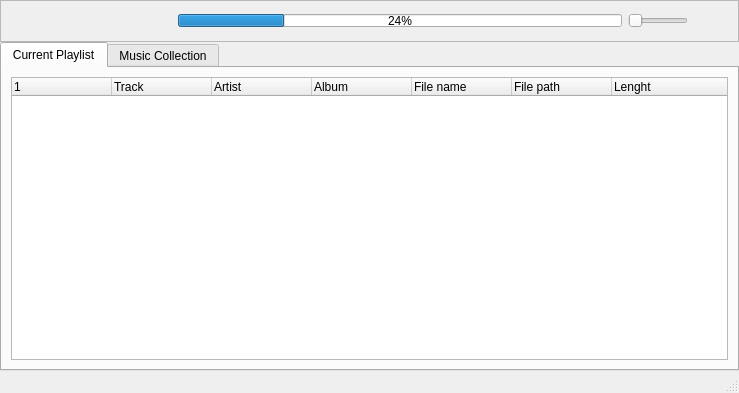
<?xml version="1.0" encoding="UTF-8"?>
<ui version="4.0">
 <class>MainWindow</class>
 <widget class="QMainWindow" name="MainWindow">
  <property name="geometry">
   <rect>
    <x>0</x>
    <y>0</y>
    <width>739</width>
    <height>393</height>
   </rect>
  </property>
  <property name="windowTitle">
   <string>MainWindow</string>
  </property>
  <property name="windowIcon">
   <iconset resource="res.qrc">
    <normaloff>:/icons/media-playback-start.png</normaloff>:/icons/media-playback-start.png</iconset>
  </property>
  <property name="tabShape">
   <enum>QTabWidget::Triangular</enum>
  </property>
  <widget class="QWidget" name="centralwidget">
   <layout class="QVBoxLayout" name="verticalLayout_2">
    <property name="spacing">
     <number>0</number>
    </property>
    <property name="margin">
     <number>0</number>
    </property>
    <item>
     <widget class="QFrame" name="frame">
      <property name="frameShape">
       <enum>QFrame::StyledPanel</enum>
      </property>
      <property name="frameShadow">
       <enum>QFrame::Raised</enum>
      </property>
      <layout class="QHBoxLayout" name="horizontalLayout">
       <property name="leftMargin">
        <number>14</number>
       </property>
       <property name="topMargin">
        <number>2</number>
       </property>
       <property name="rightMargin">
        <number>14</number>
       </property>
       <property name="bottomMargin">
        <number>2</number>
       </property>
       <item>
        <widget class="QPushButton" name="prevBtn">
         <property name="minimumSize">
          <size>
           <width>33</width>
           <height>33</height>
          </size>
         </property>
         <property name="maximumSize">
          <size>
           <width>33</width>
           <height>33</height>
          </size>
         </property>
         <property name="focusPolicy">
          <enum>Qt::NoFocus</enum>
         </property>
         <property name="text">
          <string/>
         </property>
         <property name="icon">
          <iconset resource="res.qrc">
           <normaloff>:/icons/media-seek-backward.png</normaloff>:/icons/media-seek-backward.png</iconset>
         </property>
         <property name="iconSize">
          <size>
           <width>28</width>
           <height>28</height>
          </size>
         </property>
         <property name="flat">
          <bool>true</bool>
         </property>
        </widget>
       </item>
       <item>
        <widget class="QPushButton" name="playBtn">
         <property name="minimumSize">
          <size>
           <width>36</width>
           <height>36</height>
          </size>
         </property>
         <property name="maximumSize">
          <size>
           <width>40</width>
           <height>40</height>
          </size>
         </property>
         <property name="focusPolicy">
          <enum>Qt::NoFocus</enum>
         </property>
         <property name="layoutDirection">
          <enum>Qt::LeftToRight</enum>
         </property>
         <property name="text">
          <string/>
         </property>
         <property name="icon">
          <iconset resource="res.qrc">
           <normaloff>:/icons/media-playback-pause.png</normaloff>
           <normalon>:/icons/media-playback-start.png</normalon>:/icons/media-playback-pause.png</iconset>
         </property>
         <property name="iconSize">
          <size>
           <width>32</width>
           <height>32</height>
          </size>
         </property>
         <property name="autoExclusive">
          <bool>false</bool>
         </property>
         <property name="autoDefault">
          <bool>false</bool>
         </property>
         <property name="default">
          <bool>false</bool>
         </property>
         <property name="flat">
          <bool>true</bool>
         </property>
        </widget>
       </item>
       <item>
        <widget class="QPushButton" name="stopBtn">
         <property name="minimumSize">
          <size>
           <width>33</width>
           <height>33</height>
          </size>
         </property>
         <property name="maximumSize">
          <size>
           <width>33</width>
           <height>33</height>
          </size>
         </property>
         <property name="focusPolicy">
          <enum>Qt::NoFocus</enum>
         </property>
         <property name="text">
          <string/>
         </property>
         <property name="icon">
          <iconset resource="res.qrc">
           <normaloff>:/icons/media-playback-stop.png</normaloff>:/icons/media-playback-stop.png</iconset>
         </property>
         <property name="iconSize">
          <size>
           <width>28</width>
           <height>28</height>
          </size>
         </property>
         <property name="flat">
          <bool>true</bool>
         </property>
        </widget>
       </item>
       <item>
        <widget class="QPushButton" name="nextBtn">
         <property name="sizePolicy">
          <sizepolicy hsizetype="Fixed" vsizetype="Fixed">
           <horstretch>0</horstretch>
           <verstretch>0</verstretch>
          </sizepolicy>
         </property>
         <property name="minimumSize">
          <size>
           <width>33</width>
           <height>33</height>
          </size>
         </property>
         <property name="maximumSize">
          <size>
           <width>33</width>
           <height>33</height>
          </size>
         </property>
         <property name="focusPolicy">
          <enum>Qt::NoFocus</enum>
         </property>
         <property name="text">
          <string/>
         </property>
         <property name="icon">
          <iconset resource="res.qrc">
           <normaloff>:/icons/media-seek-forward.png</normaloff>:/icons/media-seek-forward.png</iconset>
         </property>
         <property name="iconSize">
          <size>
           <width>28</width>
           <height>28</height>
          </size>
         </property>
         <property name="flat">
          <bool>true</bool>
         </property>
        </widget>
       </item>
       <item>
        <widget class="QProgressBar" name="progressBar">
         <property name="maximumSize">
          <size>
           <width>2000000</width>
           <height>13</height>
          </size>
         </property>
         <property name="value">
          <number>24</number>
         </property>
        </widget>
       </item>
       <item>
        <widget class="QSlider" name="volSlider">
         <property name="maximumSize">
          <size>
           <width>60</width>
           <height>16777215</height>
          </size>
         </property>
         <property name="maximum">
          <number>20</number>
         </property>
         <property name="singleStep">
          <number>1</number>
         </property>
         <property name="pageStep">
          <number>2</number>
         </property>
         <property name="value">
          <number>0</number>
         </property>
         <property name="orientation">
          <enum>Qt::Horizontal</enum>
         </property>
         <property name="tickPosition">
          <enum>QSlider::NoTicks</enum>
         </property>
        </widget>
       </item>
       <item>
        <widget class="QPushButton" name="volImg">
         <property name="enabled">
          <bool>true</bool>
         </property>
         <property name="minimumSize">
          <size>
           <width>30</width>
           <height>30</height>
          </size>
         </property>
         <property name="maximumSize">
          <size>
           <width>30</width>
           <height>30</height>
          </size>
         </property>
         <property name="focusPolicy">
          <enum>Qt::NoFocus</enum>
         </property>
         <property name="text">
          <string/>
         </property>
         <property name="icon">
          <iconset resource="res.qrc">
           <normaloff>:/icons/audio-volume-high.png</normaloff>:/icons/audio-volume-high.png</iconset>
         </property>
         <property name="iconSize">
          <size>
           <width>21</width>
           <height>21</height>
          </size>
         </property>
         <property name="checkable">
          <bool>true</bool>
         </property>
         <property name="flat">
          <bool>true</bool>
         </property>
        </widget>
       </item>
      </layout>
     </widget>
    </item>
    <item>
     <widget class="QTabWidget" name="tabWidget">
      <property name="currentIndex">
       <number>0</number>
      </property>
      <widget class="QWidget" name="currentplaylist">
       <attribute name="title">
        <string>Current Playlist</string>
       </attribute>
       <layout class="QVBoxLayout" name="verticalLayout">
        <item>
         <widget class="QTreeWidget" name="treeWidget">
          <property name="showDropIndicator" stdset="0">
           <bool>false</bool>
          </property>
          <property name="dragEnabled">
           <bool>true</bool>
          </property>
          <property name="selectionMode">
           <enum>QAbstractItemView::ExtendedSelection</enum>
          </property>
          <property name="indentation">
           <number>0</number>
          </property>
          <property name="rootIsDecorated">
           <bool>false</bool>
          </property>
          <attribute name="headerHighlightSections">
           <bool>false</bool>
          </attribute>
          <attribute name="headerHighlightSections">
           <bool>false</bool>
          </attribute>
          <column>
           <property name="text">
            <string/>
           </property>
          </column>
          <column>
           <property name="text">
            <string>Track</string>
           </property>
          </column>
          <column>
           <property name="text">
            <string>Artist</string>
           </property>
          </column>
          <column>
           <property name="text">
            <string>Album</string>
           </property>
          </column>
          <column>
           <property name="text">
            <string>File name</string>
           </property>
          </column>
          <column>
           <property name="text">
            <string>File path</string>
           </property>
          </column>
          <column>
           <property name="text">
            <string>Lenght</string>
           </property>
          </column>
         </widget>
        </item>
       </layout>
      </widget>
      <widget class="QWidget" name="musiccollection">
       <attribute name="title">
        <string>Music Collection</string>
       </attribute>
       <layout class="QVBoxLayout" name="verticalLayout_3">
        <item>
         <widget class="QTreeWidget" name="treeWidget_2">
          <property name="expandsOnDoubleClick">
           <bool>false</bool>
          </property>
          <column>
           <property name="text">
            <string notr="true">1</string>
           </property>
          </column>
         </widget>
        </item>
       </layout>
      </widget>
     </widget>
    </item>
   </layout>
  </widget>
  <widget class="QStatusBar" name="statusbar">
   <property name="autoFillBackground">
    <bool>false</bool>
   </property>
  </widget>
 </widget>
 <resources>
  <include location="res.qrc"/>
 </resources>
 <connections/>
</ui>
